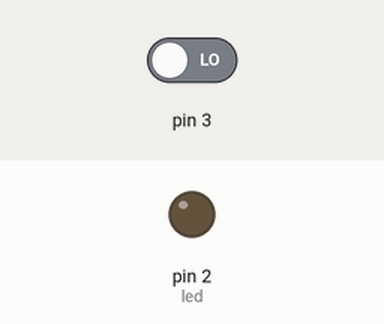
Bench run of a sketch on a simulated Arduino Uno, built with avr-gcc and run on an emulated ATmega328P. On the bench: output pins drawn as LEDs (lit = HIGH). Inputs (shaded band) come from the test bench; at power-on: pin 3 LOW.

Above: at 1.2 s.
1.3 s: pin 3 driven HIGH
At 1.7 s:
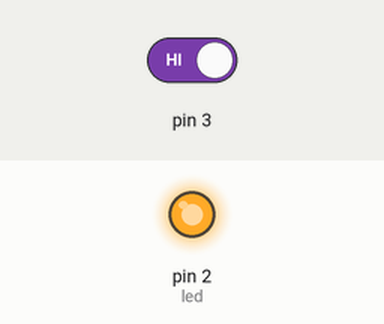
2.8 s: pin 3 driven LOW
At 4.0 s:
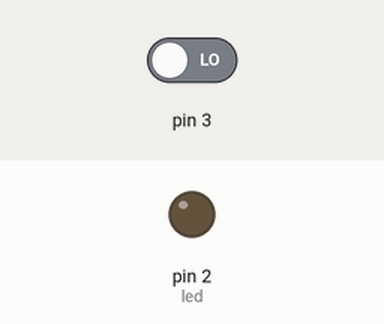
Timing chart, 0 to 5.8 s (numbered marks = the images above; inputs shaded):
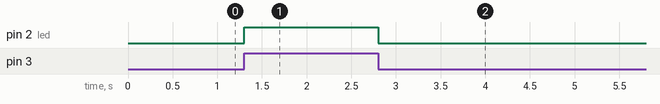

Measured:
- after the input at 1.3 s, pin 2 (led): LOW → HIGH at once
- after the input at 2.8 s, pin 2 (led): HIGH → LOW at once

The sketch:

lectura_de_pin_digital_con_led_y_pulsador1.ino
```cpp
/*
Autor: Roberto Rico Sandoval.
Fille: Señal digital con uso de LED y botón.
Date: 18/ 12/ 2022
*/

int led = 2;

void setup()
{
  pinMode(led, OUTPUT);

}

void loop()
{
  if (digitalRead(3) == HIGH){

    digitalWrite(led, HIGH);
  }
  else{

    digitalWrite(led, LOW);
  }

}
```
